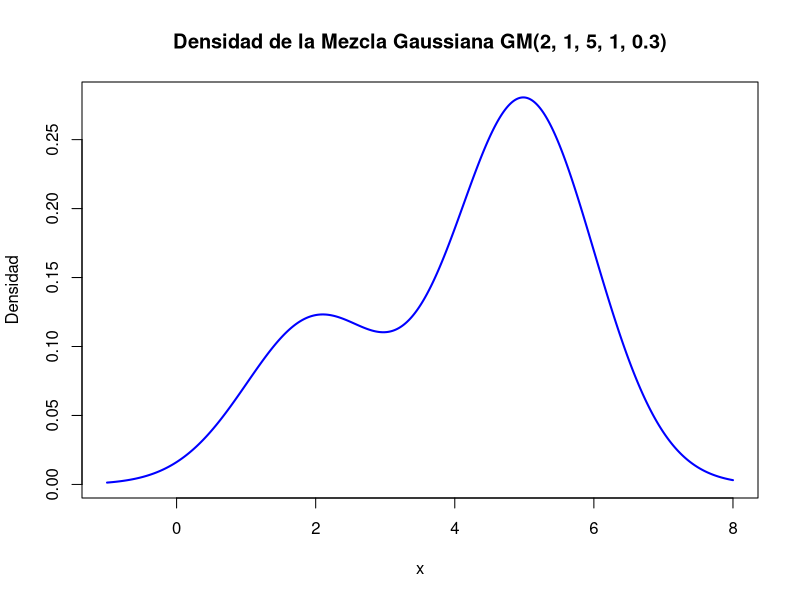
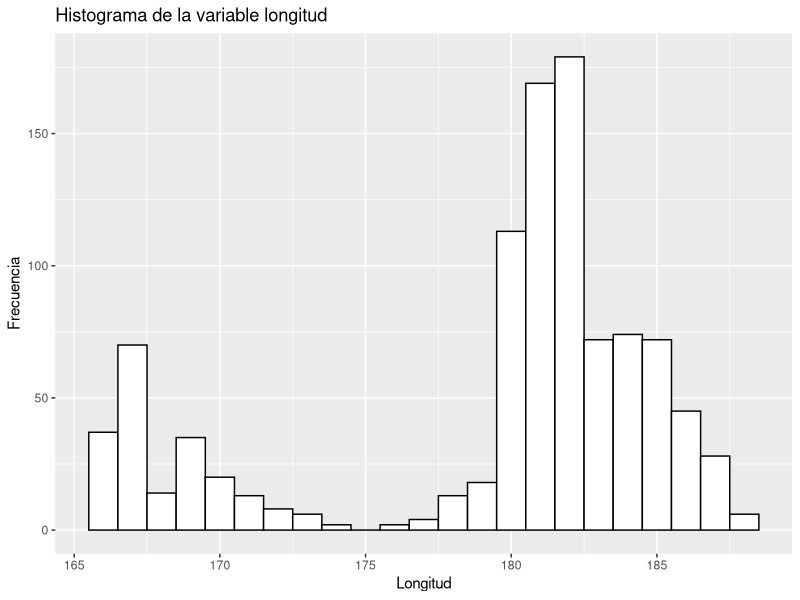
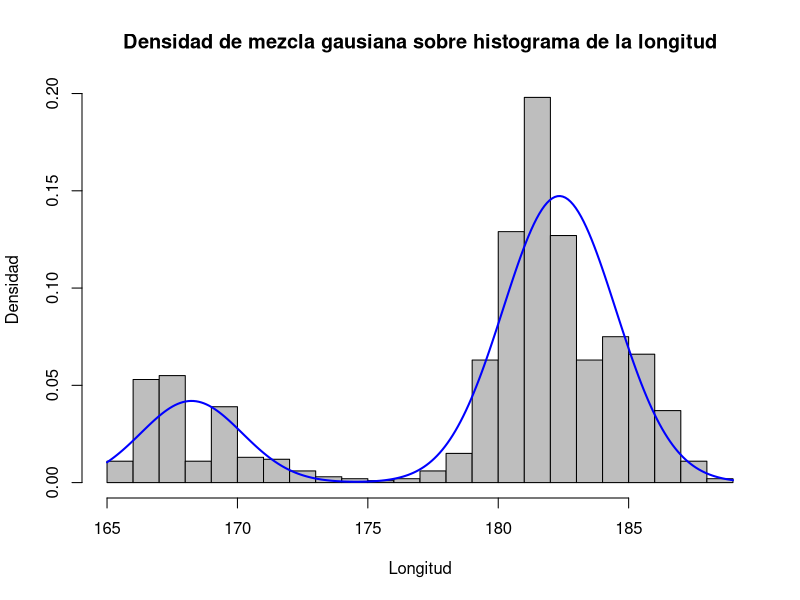
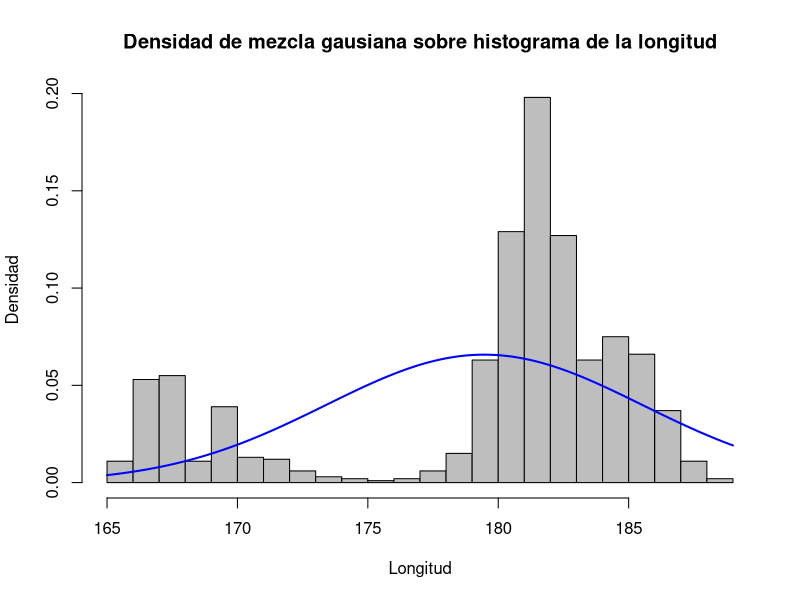

Here is the R script that generated these plots, in order:
## ---- chunk 1
knitr::opts_chunk$set(echo = TRUE)

rm(list=ls())

library(mclust)
library(ggplot2)
## ---- chunk 2
data<-quakes
## ---- chunk 3
#Implementamos la función de densidad en R
densidadmg <- function(x, mu1, sd1, mu2, sd2, w) {
  # Calculamos la densidad de la mezcla
  densidad <- w * dnorm(x, mean = mu1, sd = sd1) + (1-w) * dnorm(x, mean = mu2, sd = sd2)
  return(densidad)
}

# Establecemos el rango de x
x <- seq(-1, 8, length.out = 500)

#Calculamos la densidad
densidad <- densidadmg(x, 2,1,5,1,0.3)

#Graficamos la densidad
plot(x, densidad, type = "l", col = "blue", lwd = 2,
     main = "Densidad de la Mezcla Gaussiana GM(2, 1, 5, 1, 0.3)",
     xlab = "x", ylab = "Densidad")
## ---- chunk 4
p <- ggplot(data, aes(x=long)) + 
  geom_histogram(color="black", fill="white", breaks=(floor(min(data$long))+0.5):(ceiling(max(data$long))-0.5)) +
  labs(title="Histograma de la variable longitud",x="Longitud", y = "Frecuencia")
p
## ---- chunk 5
#Creamos la función de log-verosimilitud negativa
log_verosimilitud <- function(params, x) {
  mu1 <- params[1]
  sd1 <- params[2]
  mu2 <- params[3]
  sd2 <- params[4]
  w <- params[5]

  # Calcular la log-verosimilitud negativa
  densidades <- densidadmg(x, mu1, sd1, mu2, sd2, w)
  return(-sum(log(densidades)))
}

# Buscamos los valores optimizando
resultado <- optim(
  par = c(167,2,182,2,0.3),
  fn = log_verosimilitud,
  x = data$long,
  method = "L-BFGS-B",
  lower = c(-Inf, 0.01, -Inf, 0.01, 0.01),
  upper = c(Inf, Inf, Inf, Inf, 0.99)
)

cat("Estimación del parámetro mu1:",resultado$par[1],"\n")
cat("Estimación del parámetro sd1:",resultado$par[2],"\n")
cat("Estimación del parámetro mu2:",resultado$par[3],"\n")
cat("Estimación del parámetro sd2:",resultado$par[4],"\n")
cat("Estimación del parámetro w:",resultado$par[5],"\n")
## ---- chunk 6
x <- seq(165,189,length.out = 240)
y <- densidadmg(x, resultado$par[1],resultado$par[2],resultado$par[3],resultado$par[4],resultado$par[5])

# Crear el histograma
hist(data$long, breaks = 30, probability = TRUE, col = "gray", xlab = "Longitud", ylab = "Densidad", main = "")

# Superponer la curva de densidad
title <- "Densidad de mezcla gausiana sobre histograma de la longitud"
lines(x, y, col = "blue", lwd = 2, lty = 1)
title(main = title)
## ---- chunk 7
#Creamos la función de log-verosimilitud negativa
log_verosimilitud2 <- function(params, x) {
  mu <- params[1]
  sd <- params[2]

  # Calcular la log-verosimilitud negativa
  densidades <- dnorm(x, mean = mu, sd = sd)
  return(-sum(log(densidades)))
}

# Buscamos los valores optimizando
resultado2 <- optim(
  par = c(180,6),
  fn = log_verosimilitud2,
  x = data$long,
  method = "L-BFGS-B",
  lower = c(-Inf, 0.01),
  upper = c(Inf, Inf)
)

cat("Estimación del parámetro mu:",resultado2$par[1],"\n")
cat("Estimación del parámetro sd:",resultado2$par[2],"\n")
## ---- chunk 8
x <- seq(165,189,length.out = 240)
y <- dnorm(x, resultado2$par[1],resultado2$par[2])

# Crear el histograma
hist(data$long, breaks = 30, probability = TRUE, col = "gray", xlab = "Longitud", ylab = "Densidad", main = "")

# Superponer la curva de densidad
title <- "Densidad de mezcla gausiana sobre histograma de la longitud"
lines(x, y, col = "blue", lwd = 2, lty = 1)
title(main = title)
## ---- chunk 9
# En el simple empleamos las funciones estándar existentes de AIC y BIC

# Emplearemos esta librería para calcular el AIC y el BIC del modelo de mezcla gaussiana.

## ---- chunk 10

## ---- chunk 11

## ---- chunk 12
